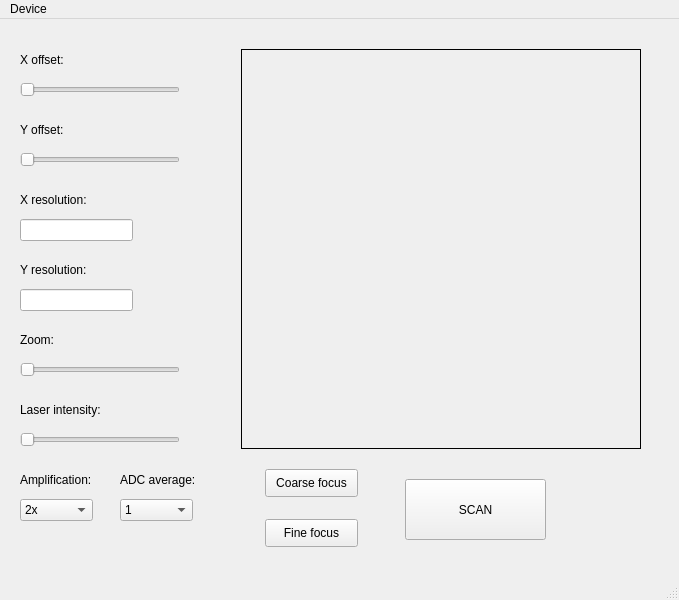
<?xml version="1.0" encoding="UTF-8"?>
<ui version="4.0">
 <class>LSMclient</class>
 <widget class="QMainWindow" name="LSMclient">
  <property name="geometry">
   <rect>
    <x>0</x>
    <y>0</y>
    <width>679</width>
    <height>600</height>
   </rect>
  </property>
  <property name="windowTitle">
   <string>LSMclient</string>
  </property>
  <property name="windowIcon">
   <iconset>
    <normaloff>icon.jpg</normaloff>icon.jpg</iconset>
  </property>
  <widget class="QWidget" name="window">
   <widget class="QPushButton" name="scan_button">
    <property name="geometry">
     <rect>
      <x>405</x>
      <y>460</y>
      <width>141</width>
      <height>61</height>
     </rect>
    </property>
    <property name="text">
     <string>SCAN</string>
    </property>
   </widget>
   <widget class="QSlider" name="x_offset_slider">
    <property name="geometry">
     <rect>
      <x>20</x>
      <y>60</y>
      <width>160</width>
      <height>22</height>
     </rect>
    </property>
    <property name="orientation">
     <enum>Qt::Horizontal</enum>
    </property>
   </widget>
   <widget class="QLabel" name="x_offset_label">
    <property name="geometry">
     <rect>
      <x>20</x>
      <y>30</y>
      <width>161</width>
      <height>21</height>
     </rect>
    </property>
    <property name="text">
     <string>X offset:</string>
    </property>
   </widget>
   <widget class="QLabel" name="y_offset_label">
    <property name="geometry">
     <rect>
      <x>20</x>
      <y>100</y>
      <width>161</width>
      <height>21</height>
     </rect>
    </property>
    <property name="text">
     <string>Y offset:</string>
    </property>
   </widget>
   <widget class="QSlider" name="y_offset_slider">
    <property name="geometry">
     <rect>
      <x>20</x>
      <y>130</y>
      <width>160</width>
      <height>22</height>
     </rect>
    </property>
    <property name="orientation">
     <enum>Qt::Horizontal</enum>
    </property>
   </widget>
   <widget class="QLabel" name="x_res_label">
    <property name="geometry">
     <rect>
      <x>20</x>
      <y>170</y>
      <width>81</width>
      <height>21</height>
     </rect>
    </property>
    <property name="text">
     <string>X resolution:</string>
    </property>
   </widget>
   <widget class="QLineEdit" name="x_resolution_edit">
    <property name="geometry">
     <rect>
      <x>20</x>
      <y>200</y>
      <width>113</width>
      <height>22</height>
     </rect>
    </property>
   </widget>
   <widget class="QLineEdit" name="y_resolution_edit">
    <property name="geometry">
     <rect>
      <x>20</x>
      <y>270</y>
      <width>113</width>
      <height>22</height>
     </rect>
    </property>
   </widget>
   <widget class="QLabel" name="y_res_label">
    <property name="geometry">
     <rect>
      <x>20</x>
      <y>240</y>
      <width>81</width>
      <height>21</height>
     </rect>
    </property>
    <property name="text">
     <string>Y resolution:</string>
    </property>
   </widget>
   <widget class="QSlider" name="zoom_slider">
    <property name="geometry">
     <rect>
      <x>20</x>
      <y>340</y>
      <width>160</width>
      <height>22</height>
     </rect>
    </property>
    <property name="orientation">
     <enum>Qt::Horizontal</enum>
    </property>
   </widget>
   <widget class="QLabel" name="zoom_label">
    <property name="geometry">
     <rect>
      <x>20</x>
      <y>310</y>
      <width>161</width>
      <height>21</height>
     </rect>
    </property>
    <property name="text">
     <string>Zoom:</string>
    </property>
   </widget>
   <widget class="QLabel" name="laser_label">
    <property name="geometry">
     <rect>
      <x>20</x>
      <y>380</y>
      <width>161</width>
      <height>21</height>
     </rect>
    </property>
    <property name="text">
     <string>Laser intensity:</string>
    </property>
   </widget>
   <widget class="QSlider" name="laser_slider">
    <property name="geometry">
     <rect>
      <x>20</x>
      <y>410</y>
      <width>160</width>
      <height>22</height>
     </rect>
    </property>
    <property name="orientation">
     <enum>Qt::Horizontal</enum>
    </property>
   </widget>
   <widget class="QComboBox" name="gain_combo">
    <property name="geometry">
     <rect>
      <x>20</x>
      <y>480</y>
      <width>73</width>
      <height>22</height>
     </rect>
    </property>
    <item>
     <property name="text">
      <string>2x</string>
     </property>
    </item>
    <item>
     <property name="text">
      <string>4x</string>
     </property>
    </item>
    <item>
     <property name="text">
      <string>8x</string>
     </property>
    </item>
    <item>
     <property name="text">
      <string>16x</string>
     </property>
    </item>
    <item>
     <property name="text">
      <string>32x</string>
     </property>
    </item>
    <item>
     <property name="text">
      <string>64x</string>
     </property>
    </item>
   </widget>
   <widget class="QLabel" name="gain_label">
    <property name="geometry">
     <rect>
      <x>20</x>
      <y>450</y>
      <width>91</width>
      <height>21</height>
     </rect>
    </property>
    <property name="text">
     <string>Amplification:</string>
    </property>
   </widget>
   <widget class="QPushButton" name="coarse_button">
    <property name="geometry">
     <rect>
      <x>265</x>
      <y>450</y>
      <width>93</width>
      <height>28</height>
     </rect>
    </property>
    <property name="text">
     <string>Coarse focus</string>
    </property>
   </widget>
   <widget class="QPushButton" name="fine_button">
    <property name="geometry">
     <rect>
      <x>265</x>
      <y>500</y>
      <width>93</width>
      <height>28</height>
     </rect>
    </property>
    <property name="text">
     <string>Fine focus</string>
    </property>
   </widget>
   <widget class="QLabel" name="avg_label">
    <property name="geometry">
     <rect>
      <x>120</x>
      <y>450</y>
      <width>91</width>
      <height>21</height>
     </rect>
    </property>
    <property name="text">
     <string>ADC average:</string>
    </property>
   </widget>
   <widget class="QComboBox" name="avg_combo">
    <property name="geometry">
     <rect>
      <x>120</x>
      <y>480</y>
      <width>73</width>
      <height>22</height>
     </rect>
    </property>
    <item>
     <property name="text">
      <string>1</string>
     </property>
    </item>
    <item>
     <property name="text">
      <string>2</string>
     </property>
    </item>
    <item>
     <property name="text">
      <string>4</string>
     </property>
    </item>
    <item>
     <property name="text">
      <string>6</string>
     </property>
    </item>
    <item>
     <property name="text">
      <string>8</string>
     </property>
    </item>
    <item>
     <property name="text">
      <string>10</string>
     </property>
    </item>
    <item>
     <property name="text">
      <string>16</string>
     </property>
    </item>
   </widget>
   <widget class="QLabel" name="image_view">
    <property name="geometry">
     <rect>
      <x>241</x>
      <y>30</y>
      <width>400</width>
      <height>400</height>
     </rect>
    </property>
    <property name="frameShape">
     <enum>QFrame::Box</enum>
    </property>
    <property name="text">
     <string/>
    </property>
   </widget>
   <widget class="PlotWidget" name="graph_widget" native="true">
    <property name="geometry">
     <rect>
      <x>250</x>
      <y>30</y>
      <width>400</width>
      <height>400</height>
     </rect>
    </property>
   </widget>
  </widget>
  <widget class="QMenuBar" name="menubar">
   <property name="geometry">
    <rect>
     <x>0</x>
     <y>0</y>
     <width>679</width>
     <height>26</height>
    </rect>
   </property>
   <widget class="QMenu" name="menuDevice">
    <property name="title">
     <string>Device</string>
    </property>
   </widget>
   <addaction name="menuDevice"/>
  </widget>
  <widget class="QStatusBar" name="statusbar"/>
 </widget>
 <customwidgets>
  <customwidget>
   <class>PlotWidget</class>
   <extends>QWidget</extends>
   <header>pyqtgraph</header>
   <container>1</container>
  </customwidget>
 </customwidgets>
 <resources/>
 <connections/>
</ui>
